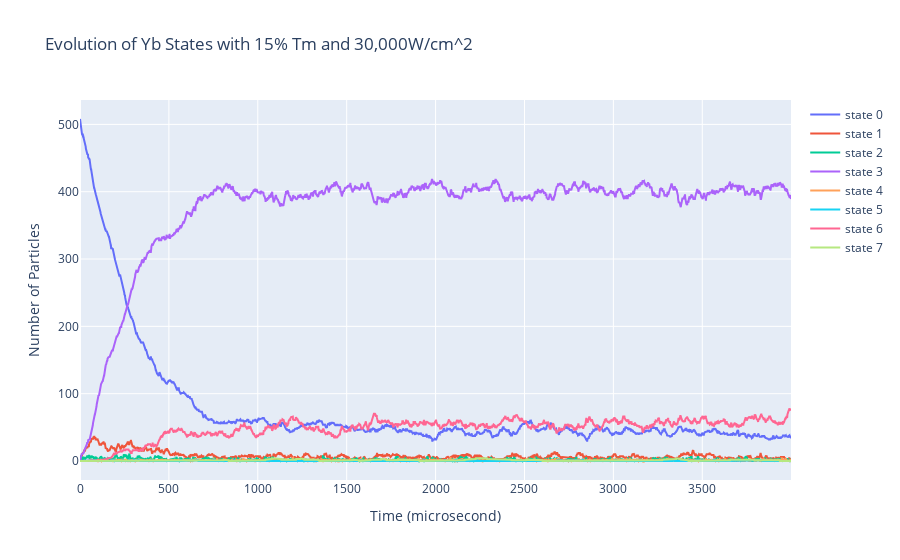

Notebook source saved alongside this figure:
### Code cell
import plotly.graph_objects as go
traces = []
for i, y in r['tm_distribution'].items():
    trace = go.Scatter(y=y, mode='lines', name=f'state {i}')
    traces.append(trace)

fig = go.Figure(traces)

fig.update_layout(title='Evolution of Yb States with 15% Tm and 30,000W/cm^2', xaxis_title='Time (microsecond)', yaxis_title='Number of Particles')

fig.show()

### Figure 1 — Plotly figure (JSON) as saved in the notebook; plotly's stock layout.template omitted (floating-point values rounded to 4 significant figures; data arrays with more than 128 entries replaced by an {"elided": "..."} marker saying what was removed)
{"data": [{"mode": "lines", "name": "state 0", "type": "scatter", "y": {"elided": "4000 int values"}}, {"mode": "lines", "name": "state 1", "type": "scatter", "y": {"elided": "4000 int values"}}, {"mode": "lines", "name": "state 2", "type": "scatter", "y": {"elided": "4000 int values"}}, {"mode": "lines", "name": "state 3", "type": "scatter", "y": {"elided": "4000 int values"}}, {"mode": "lines", "name": "state 4", "type": "scatter", "y": {"elided": "4000 int values"}}, {"mode": "lines", "name": "state 5", "type": "scatter", "y": {"elided": "4000 int values"}}, {"mode": "lines", "name": "state 6", "type": "scatter", "y": {"elided": "4000 int values"}}, {"mode": "lines", "name": "state 7", "type": "scatter", "y": {"elided": "4000 int values"}}], "layout": {"title": {"text": "Evolution of Yb States with 15% Tm and 30,000W/cm^2"}, "xaxis": {"title": {"text": "Time (microsecond)"}}, "yaxis": {"title": {"text": "Number of Particles"}}}}
